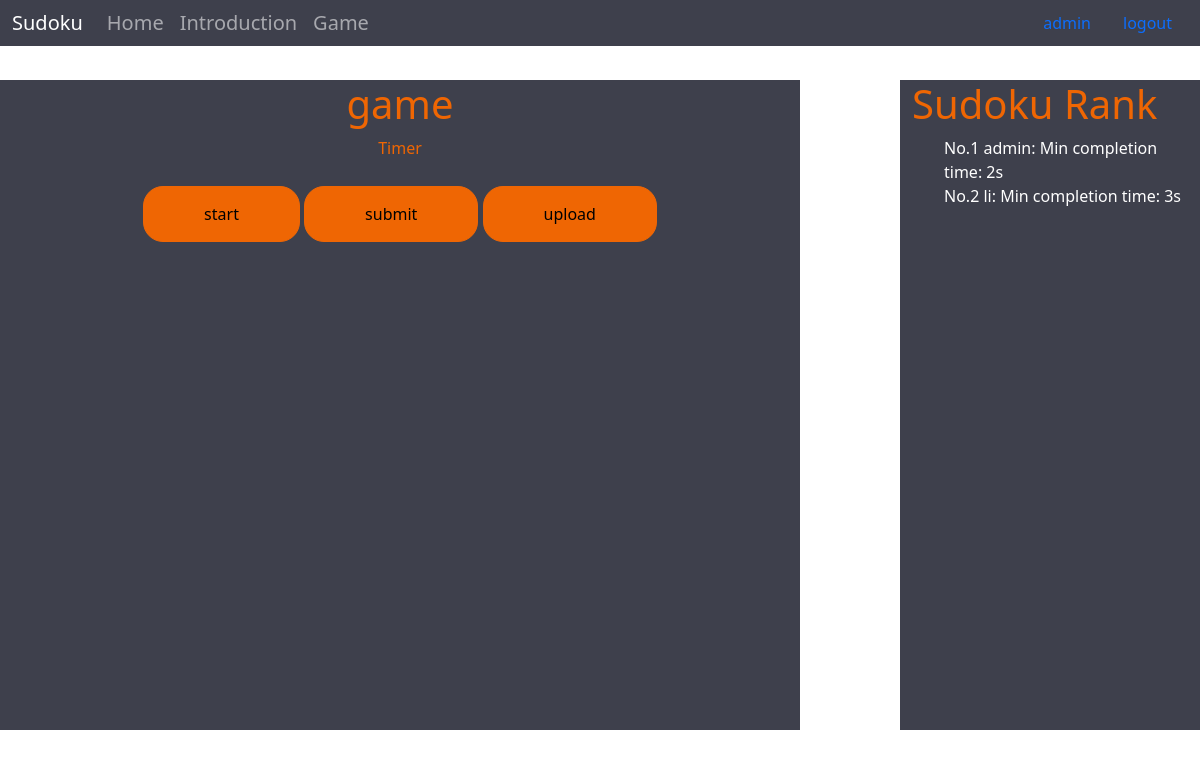
Page /game (signed in) on the committed database.
### app/models.py (models this page shows, shortened)
class User(db.Model):
    __tablename__ = "user"
    id = db.Column(db.Integer, primary_key=True, autoincrement=True)
    username = db.Column(db.String(64), unique=True, nullable=False)
    password = db.Column(db.String(128), nullable=False)
    user_type = db.Column(db.Integer, nullable=False)
    head_pic_url = db.Column(db.String(256))

### app/routes.py (the view, shortened to what this page needs)
@app.route('/game', methods=['GET', 'POST'])
def game():
    if request.method == "GET":
        game_bank_obj_old = GameBank.query.filter(GameBank.current_game != '').first()
        time_now = time.strftime("%Y%m%d", time.localtime())
        if game_bank_obj_old.current_game != time_now:
            game_bank_obj_old.current_game = ''
            db.session.merge(game_bank_obj_old)
            db.session.commit()
            game_bank_obj_next = GameBank.query.filter(GameBank.id == game_bank_obj_old.id+1).first()
            if game_bank_obj_next:
                game_bank_obj_next.current_game = time_now
                db.session.merge(game_bank_obj_next)
                db.session.commit()
            else:
                game_bank_obj_next = GameBank.query.filter(GameBank.id == 1).first()
                game_bank_obj_next.current_game = time_now
                db.session.merge(game_bank_obj_next)
                db.session.commit()
            game_bank_obj = game_bank_obj_next
        else:
            game_bank_obj = game_bank_obj_old
        if g.user:
            random.seed(g.user.id)
            user_flag = g.user
            is_admin = User.query.filter(User.id == g.user.id).first().user_type
        else:
            random.seed(1)
            user_flag = None
            is_admin = 1
        random_list = random.sample(range(0, 81), 43)
        player_best_ranks = db.session.query(GameResult.playerId,
                                             func.min(GameResult.time_spent)).group_by(GameResult.playerId).order_by(
            GameResult.time_spent).all()
        rank_list = list()
        for i in range(len(player_best_ranks)):
            temp_dict = dict()
            temp_dict["player_name"] = User.query.filter(User.id == player_best_ranks[i][0]).first().username
            temp_dict["best_mark"] = player_best_ranks[i][1]
            temp_dict["rank"] = i + 1
            rank_list.append(temp_dict)
        return render_template('game.html', game=game_bank_obj.game.split(','), random_list=random_list, user_flag=user_flag, rank_list=rank_list, is_admin=is_admin)

### app/__init__.py (called while the page is built)
@app.before_request
def before_request():
    username = session.get('username')
    if username:
        user_ogj = User.query.filter(User.username == username).first()
        setattr(g, 'user', user_ogj)
    else:
        setattr(g, 'user', None)

@app.context_processor
def context_processor():
    if hasattr(g, 'user'):
        return {'user': g.user}
    else:
        return {}

### app/templates/game.html (shortened to what this page needs)
    {% extends "base.html" %}
    {% block content %}
    <link href="static/css/game.css" rel="stylesheet">
    <div class="container-xxl">
      <div class="row">
        <div class="col-lg-8 game" >
            <h1>game</h1>
            <p id="sclock">Timer</p>
            <div class="button">
            {% if user_flag %}
                <button  id="start_button" onclick="start_game(); startTimer()" >start</button>
            {% else %}
                <button  id="start_button_no_user" onclick="javascript:window.location.href='/login'" >start</button>
            {% endif %}
            <button  id="submit_table" onclick="get_table_num()" >submit</button>
            {% if is_admin == 0 %}
                <button  id="upload_button"  onclick="javascript:window.location.href='/upload'" >upload</button>
            {% endif %}
        </div>
        </div>
        <div class="col-lg-3 offset-lg-1 rank">
            <h1>Sudoku Rank</h1>
            <ul id="rank_ul">
                {% if rank_list | length < 10 %}
                {% for rank_line in rank_list %}
                    <li> No.{{rank_line.rank}}   {{rank_line.player_name}}: Min completion time: {{rank_line.best_mark}}s</li>
                {% endfor %}
                {% else %}
                {% for i in [0,1,2,3,4,5,6,7,8,9] %}
                    <li> {{i}}. {{rank_line[i].player_name}}: best rank {{rank_line[i].best_mark}}</li>
                {% endfor %}
                {% endif %}
            </ul>
        </div>
      </div>
</div>
    {% endblock %}

### app/templates/base.html (shortened to what this page needs)
<!Doctype html>
<html lang="en">
    <head>
        <link href="static/css/bootstrap.min.css" rel="stylesheet">
        <link href="static/css/style.css" rel="stylesheet">
    </head>
    <body>
    <div id="title">
        <nav class="navbar navbar-expand-md fixed-top navbar-dark">
          <div class="container-fluid">
            <a class="navbar-brand" href="/">Sudoku</a>
            <div class="collapse navbar-collapse" id="collapsibleNavbar">
              <ul class="navbar-nav me-auto">
                <li class="nav-item">
                  <a class="nav-link" href="/">Home</a>
                </li>
                <li class="nav-item">
                  <a class="nav-link" href="/introduction">Introduction</a>
                </li>
                <li class="nav-item">
                  <a class="nav-link" href="/game">Game</a>
                </li>
              </ul>
                <div class="d-flex">
                    {% if user %}
                        <a class="nav-link" href="{{ url_for('personal') }}">{{ user.username }}</a>
                        <a class="nav-link" id="logout" href="{{ url_for('logout') }}">logout</a>
                    {% else %}
                        <a class="nav-link" href="{{ url_for('login') }}">Login</a>
                        <a class="nav-link" href="{{ url_for('register') }}">Register</a>
                    {% endif %}
                </div>
            </div>
          </div>
        </nav>
      </div>
    <div style="padding-top:80px;">
                {% block content %}{% endblock %}
    </div>
    </body>
</html>

### app/static/css/style.css (style rules this page uses)
.navbar { padding: 0; display:flex; transition: all 0.5s; background: rgba(42, 44, 57, 0.9); }
.navbar-nav { margin: 0; padding: 0; display: flex; list-style: none; }
.navbar-nav a, .navbar-nav ul { display: flex; align-items: center; justify-content: space-between; font-size: 20px; color: black; }
body { background:url(../bg.png) no-repeat; margin: 0px; background-size: 100% 100%; background-attachment: fixed; }

### app/static/css/game.css (style rules this page uses)
body { background:url(../bg.png) no-repeat; margin: 0px; background-size: 100% 100%; background-attachment: fixed; }
h1 { color:#ef6603; }
#sclock { color:#ef6603; }
.game { background-color: rgba(42, 44, 57, 0.9); height:650px; text-align:center; }
.button { text-align: center; }
#start_button, #submit_table, #submit_form,#upload_button, #start_button_no_user { background-color:#ef6603; border-radius: 20px; padding:15px 60px; margin-top:10px; border:#ef6603 solid 1px; }
.rank { background-color: rgba(42, 44, 57, 0.9); }
.rank ul li { color: white; list-style: none; }

### rows in the picture
User: username "admin", rank "1", player_name "admin", best_mark "2"
User: rank "2", player_name "li", best_mark "3"
